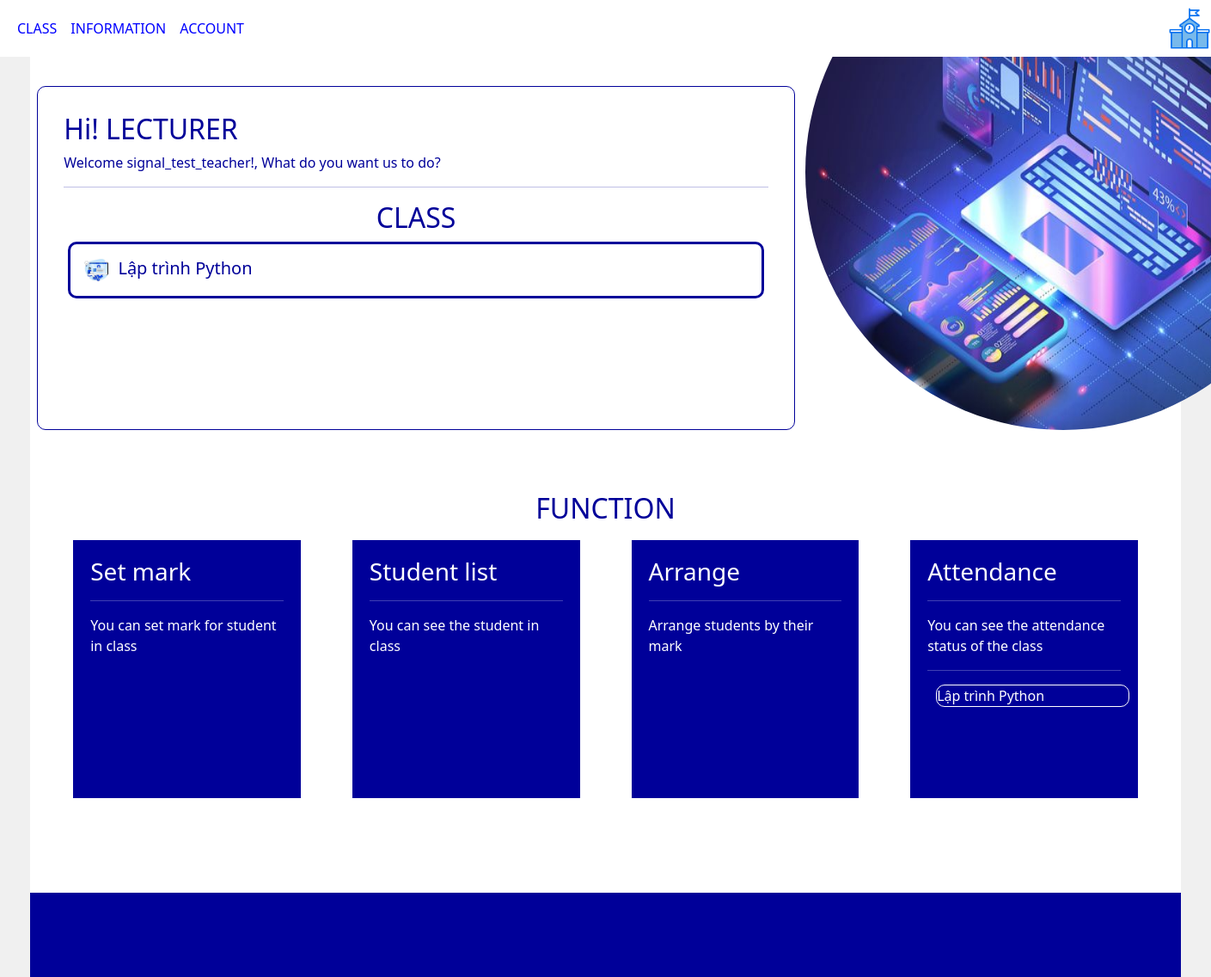
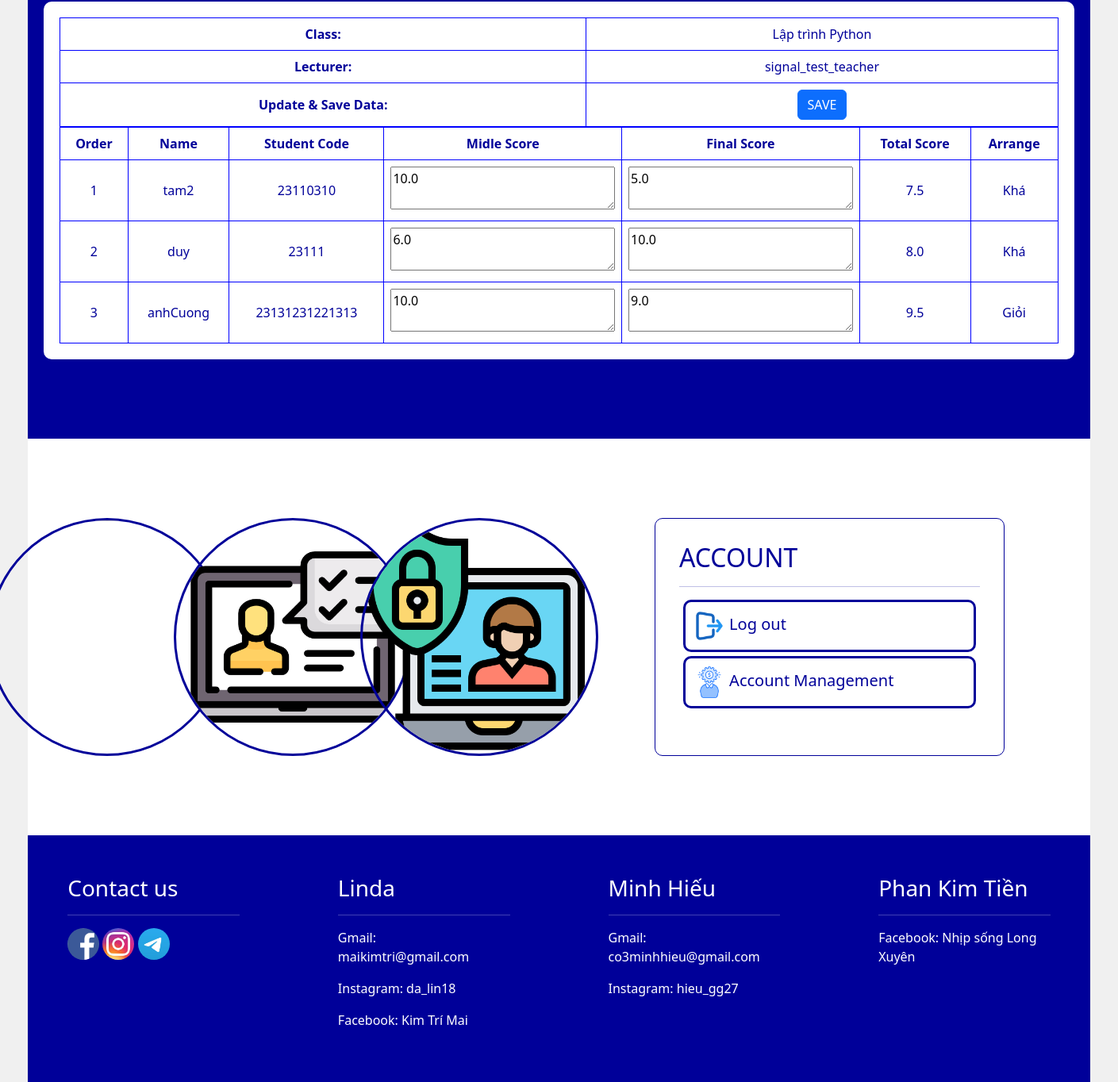
The app's page /class/1 with its own data (2 pictures, top to bottom).
### attendance/models.py (models this page shows, shortened)
class Class(models.Model):
    class_name = models.CharField(max_length=100, verbose_name="Lớp học")
    teacher = models.ForeignKey('Teacher', on_delete=models.SET_NULL, null=True, verbose_name="Giảng viên đứng lớp")
    start_date = models.DateField(default=datetime.now,verbose_name="Ngày bắt đầu")
    start_time = models.TimeField(null=True, verbose_name="Giờ học")
    def student_list(self):
        students_in_class = Student.objects.filter(class_name=self)
        return ', '.join([student.name for student in students_in_class])
    student_list.short_description = 'Danh sách sinh viên'

class Teacher(models.Model):
    user = models.OneToOneField(User, on_delete=models.CASCADE, null = True, verbose_name="Tài khoản giảng viên")
    name = models.CharField(max_length=100, verbose_name="Tên")
    teacher_id = models.CharField(max_length=20, unique=True, null=True, verbose_name="Mã số giảng viên")

class Student(models.Model):
    user = models.OneToOneField(User, on_delete=models.CASCADE, null = True, verbose_name="Tài khoản sinh viên")
    name = models.CharField(max_length=100, verbose_name="Tên")
    student_id = models.CharField(max_length=20, unique=True, verbose_name="Mã số sinh viên")
    class_name = models.ForeignKey('Class', on_delete=models.SET_NULL, null=True, verbose_name="Danh sách lớp học phần")
    midScr = models.FloatField(default=0,verbose_name="Điểm giữa kì")
    fnlScr = models.FloatField(default=0,verbose_name="Điểm cuối kỳ")
    fingerprint_data = models.IntegerField(null=True, blank=True, verbose_name="Dữ liệu vân tay")
    def Total(self):
        if self.midScr is not None and self.fnlScr is not None:
            return (self.midScr + self.fnlScr) / 2
        return 0
    def Arrange(self):
        if self.Total() > 8:
            return "Giỏi"
        elif self.Total() > 6.5:
            return "Khá"
        elif self.Total() > 5:
            return "Trung bình"
        else:
            return "Yếu"

### attendance/views.py (the view, shortened to what this page needs)
# urls.py: path('class/<int:id>',views.getClass,name='Class'),
def getClass(request, id):
    classObj = Class.objects.get(id=id)
    students = Student.objects.filter(class_name = classObj)
    classes = Class.objects.filter(teacher=classObj.teacher)
    context = {
        'class': classObj,
        'students': students,
        'classes': classes
    }
    return render(request, 'interface/ClassManagement.html', context)

### attendance/templates/interface/ClassManagement.html (shortened to what this page needs)
{% extends "page/interface_base.html" %}
{% load static %}
{% block sayhi %}
    <h2>Hi! LECTURER</h2>
    <p>Welcome {{class.teacher.name}}!, What do you want us to do? </p>
    <hr>
    <h2 class="text-center">CLASS</h2>
    {% for class in classes %}
    <a href="{% url 'Class' class.id %}">
        <div class="class-list-item">
            <div class="icon-class"><img src="{% static 'attendance/icon1.jpg' %}" alt="" width="40px" height="40px"></div>
            <div class="link-class">{{class.class_name}}</div>
        </div>
    </a>
    {% endfor %}
{% endblock sayhi %}
{% block func %}
    <br>
    <br>
    <br>
    <h2 class="text-center">FUNCTION</h2>
    <div class="func-table">
        <div class="func1">
            <h3>Set mark</h3>
            <hr>
            <p>You can set mark for student in class</p>
        </div>
        <div class="func2">
            <h3>Student list</h3>
            <hr>
            <p>You can see the student in class</p>
        </div>
        <div class="func3">
            <h3>Arrange</h3>
            <hr>
            <p>Arrange students by their mark</p>
        </div>
        <div class="func4">
            <h3>Attendance</h3>
            <hr>
            <p>You can see the attendance status of the class</p>
            <hr>
            {% for class in classes %}
                <a class="dropdown-item atd-list" href="{% url 'AttendanceList' class.id %}">
                    {{class.class_name}}
                </a>
            {% endfor %}
        </div>
    </div>
{% endblock func %}
{% block section3 %}
    <div class="row">
        <div class="col-8">
            <div class="account-icon">
                <img src="{% static 'attendance/icon4.png' %}" alt="" width="300px" height="300px" class="acc-item">
                <img src="{% static 'attendance/icon5.png' %}" alt="" width="300px" height="300px" class="acc-item">
                <img src="{% static 'attendance/icon6.png' %}" alt="" width="300px" height="300px" class="acc-item">
            </div>
        </div>
        <div class="col-4 class-list acc">
            <h2>ACCOUNT</h2>
            <hr>
            <a href="{% url 'home' %}">
                <div class="class-list-item">
                    <div class="icon-class"><img src="{% static 'attendance/icon7.png' %}" alt="" width="40px" height="40px"></div>
                    <div class="link-class">Log out</div>
                </div>
            </a>
            <a href="{% url 'accountManagement' 'lecturer' class.teacher.id %}">
                <div class="class-list-item">
                    <div class="icon-class"><img src="{% static 'attendance/icon8.png' %}" alt="" width="40px" height="40px"></div>
                    <div class="link-class">Account Management</div>
                </div>
            </a>
        </div>
    </div>
{% endblock section3 %}
{% block section2 %}
    <div class="in4">
        <form method="POST">
                <table>
                    <tr>
                        <td><strong>Class:</strong></td>
                        <td>{{class.class_name}}</td>
                    </tr>
                    <tr>
                        <td><strong>Lecturer:</strong></td>
                        <td>{{class.teacher.name}}</td>
                    </tr>
                    <tr>
                        <td><strong>Update & Save Data:</strong></td>
                        <td><button class="btn btn-primary" >SAVE</button> </td>
                    </tr>
                </table>
                <table>
                    <tr class="title">
                        <td>Order</td>
                        <td>Name</td>
                        <td>Student Code</td>
                        <td>Midle Score</td>
                        <td>Final Score</td>
                        <td>Total Score</td>
                        <td>Arrange</td>
                    </tr>
                    {% for student in students %}
                    <tr>
                        <td> {{forloop.counter}} </td>
                        <td> {{student.name}} </td>
                        <td> {{student.student_id}} </td>
                        <td>
                            <textarea class="midScr " name="midScr{{student.id}}">{{student.midScr}}</textarea>
                        </td>
                        <td> <textarea class="fnlScr " name="fnlScr{{student.id}}">{{student.fnlScr}}</textarea> </td>
                        <td> {{student.Total}} </td>
                        <td> {{student.Arrange}} </td>
                    </tr>
                    {% endfor %}
                </table>
            </form>
    </div>
{% endblock section2 %}

### attendance/static/attendance/styles.css (style rules this page uses)
a { color: inherit; text-decoration: none; }
table { width: 100%; border: 1px solid blue; }
td,tr { border: 1px solid blue; text-align: center; padding: 8px; }
tr.title td { font-weight: bold; }
td textarea { width: 100%; height: 100%; box-sizing: border-box; }
h2 { text-align: center; }

### attendance/static/attendance/Main.css (style rules this page uses)
body { display: flex; flex-direction: column; align-items: center; background-color: #f0f0f0; width: 100vw; overflow-x: hidden; }
div.class-list > * { text-align: left; }
div.class-list { padding: 30px; border: 1px solid #000099; border-radius: 10px; }
div.class-list-item > * { display: inline-block; }
div.class-list-item { padding: 10px; margin: 5px; border: 3px solid #000099; border-radius: 10px; color: #000099; font-size: 20px; }
.func-table { display: flex; align-items: center; justify-content: center; }
.func1,.func2,.func3,.func4 { background-color: #000099; color: #ffffff; padding: 20px; margin: 10px 30px; width: 300px; height: 300px; box-sizing: border-box; }
.in4 { background-color: #ffffff; color: #000099; width: 100%; height: 100%; border-radius: 10px; padding: 20px; overflow-x: auto; }
.acc-item { border: 3px solid #000099; border-radius: 50%; margin-left: -70px; }
div.acc { margin-left: -100px; }
.atd-list { border: 1px solid #ffffff; border-radius: 10px; margin: 10px; }

### records on screen
Class: teacher.name "signal_test_teacher", class_name "Lập trình Python"
Student: name "tam2", student_id "23110310", id "10.0", id "5.0", Total "7.5", Arrange "Khá"
Student: name "duy", student_id "23111", id "6.0", id "10.0", Total "8.0", Arrange "Khá"
Student: name "anhCuong", student_id "23131231221313", id "10.0", id "9.0", Total "9.5", Arrange "Giỏi"
